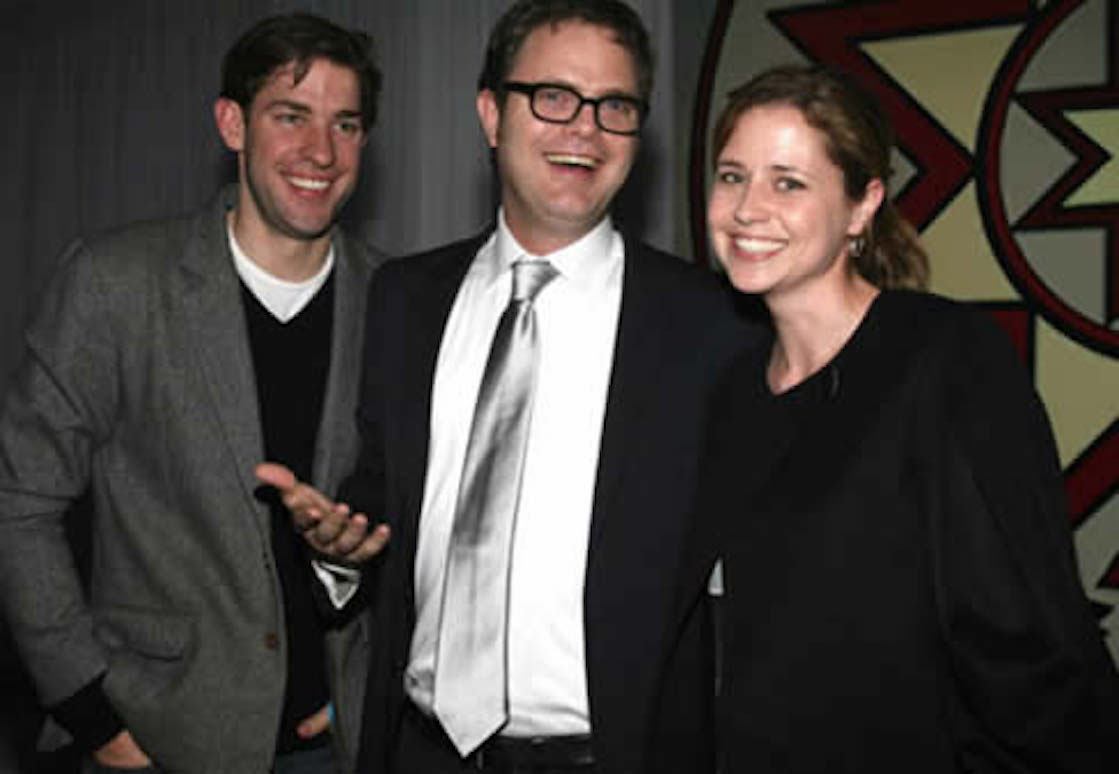
#> input picture Assignment_4/test_image.jpg, 1119 x 774 px; its folder holds only this picture in this run
$ jupyter execute --allow-errors Assignment4.ipynb
#> lines starting #> are read from the running program, lines starting #| are printed output that depends on the picture
## ECSE 415 - Intro to Computer Vision
### Assignment 4
#### Saima Haneef - 260744058

[cell 1]
import cv2
import matplotlib.pyplot as plt
import math
import numpy as np
import random
import os

### 1. Data Acquisition

##### All of the training images are kept in the folder called "train_images". They are divided into 3 folders based on the names of the characters in the training images within the "train_images" folder. The names of the folders are: "dwight", "pam" and "jim" (characters from The Office). The test image is saved as "test_image.jpg" separate from the "train_images" folder (i.e. in the same directory as this jupyter notebook). The references for all the used images are added at the end of the jupyter notebook

#### Training Images: Describe how you selected the images with respect to the conditions of the detection/recognition methods.

> The images I selected are shown below and have been included in the attached train_images folder. I selected these images firstly by finding individual images of the characters and cropping the areas around each character's face. I cropped these images similar to the examples shown in Lecture 17, where only the individual's face is extracted (i.e. excluding the hair and neck). This was done so that other extraneous features did not interrupt the face recognition process. I also chose pictures that consisted of different expressions of the characters to add variability. Additionally, all the images were cropped so that they were the exact same size, which would help with the matrix computations that have to be carried out. The dimensions I chose were of size 138x168. These dimensions were chosen as it was enough to fit the faces of the characters and it is small enough allowing the matrix calculations to be easier and faster to compute. Finally, the images were converted to be in greyscale so that one channel would be dealt with, which also makes the computations much faster and simpler. Specifically, the computations refer to converting the images to eigenspace (and reconstructing the images) which would require more complexity if done across all 3 RGB channels. Thus, to make this easier, the images are dealt with in greyscale and in smaller dimensions.

#### Show at least 5 example images for each individual.

[cell 2]
# directory path for first character's training images
path1 = './train_set/dwight/'

# initializations to plot figures of the characters
n = 0
plt.figure(figsize=(20, 20))

# read all the character's images in the directory path listed above
# Note: each folder has a .DS_Store hidden file which is why the length of the directory is 11
#> (the rest of this cell did not finish here and is left out)

[cell 3]
# directory path for second character's training images
path1='./train_set/pam/'

# initializations to plot figures of the characters
n = 0
plt.figure(figsize=(20, 20))

# read all the character's images in the directory path listed above
# Note: each folder has a .DS_Store hidden file which is why the length of the directory is 11
#> (the rest of this cell did not finish here and is left out)

[cell 4]
# directory path for second character's training images
path1='./train_set/jim/'

# initializations to plot figures of the characters
n = 0
plt.figure(figsize=(20, 20))

# read all the character's images in the directory path listed above
# Note: each folder has a .DS_Store hidden file which is why the length of the directory is 11
#> (the rest of this cell did not finish here and is left out)

### 2. Eigenface Representation

#### Produce and eigenface representation for your training data through PCA. Please note that you are not allowed to use the in-built PCA function in OpenCV/Scikit-Learn. You should implement Snapshot method for PCA (covered in class - Lecture 17) from scratch using numpy.

[cell 5]
# initialize labels array to store the names of the characters
nameLabels = []

# directory path for first character's training images
path1 = './train_set/dwight/'

# initialize D matrix having 30 rows (because 30 training images are used) and 138x168 columns (flattened version
# of the 2D image)
#> (the rest of this cell did not finish here and is left out)

#### Plot the variance against the eigenvector number in descending order (i.e. total variance vs. number of principal components)

#> (a cell that did not finish here is left out)

#### Plot the normalized variance (eigenvalues) against the eigenvector number used for computation.

#> (a cell that did not finish here is left out)

#### Do you need all the vectors to represent the data? Discuss

> As can be seen from the first graph (plotting the variance against the eigenvector number in descending order), 20 eigenvectors from the total 30 eigenvectors correspond to 95% of the total variance. This demonstrates how all the vectors are not needed to represent the data since a portion of the eigenvectors make up a large fraction of the total variance.

#### Display the first 5 eigenfaces

> The first 5 eigenfaces are displayed above.

### 3. Neighbourhood Clustering

#### For every training image, find the nearest neighbour (L2 distance), and check whether both images belong to the same person. What fraction of your data has a neighbour that is of the same person in high dimensional space?

[cell 8]
# use labels as a numpy array
nameLabels = np.asarray(nameLabels)

# initializations
right = 0
accuracy = 0

# Compute the euclidean distance between each image in high dimensional space with every other image
# and compare the label of the images with the smallest euclidean distance. If it is the same label, it
# is a right match and if not it is incorrect
#> (the rest of this cell did not finish here and is left out)

#### For every training image, find the nearest neighbour (L2 distance), and check whether both images belong to the same person. What fraction of your data has a neighbour that is of the same person in eigenspace?

#> (a cell that did not finish here is left out)

#### Compare the accuracy values from high dimensional space and eigenspace. Would you expect there to be a significant difference?

> The accuracy value from the high dimensional space was found to be 66.67% while the accuracy value from the eigenspace was found to be 63.33%. A significant difference was not expected since the eigenface coordinates make use of the 20 eigenvectors which contain the most variation in the data, thus because of the large amount of variation contained in the eigenspace, the accuracy would be expected to be similar to that of the high dimensional space. Additionally, the training images from the high dimensional space are used to create the eigenspace so there should not be a great difference in accuracy levels. This was the expectation and after performing the calculation, this was found to be true as the accuracy values are quite close.

### 4. Face Detection and Recognition

#### You will now detect all the faces in the group image. Use a sliding window to detect the faces. Set a threshold on the distance in eigenspace between the window contents and your training data. Try different values of thresholds and use the one which gives you good results. Display your image with bounding boxes around detected faces for your best threshold.

[cell 10]
# directory path for the test image containing all three characters
path4 = './test_image.jpg'

# read image
image = cv2.cvtColor(cv2.imread(path4),cv2.COLOR_BGR2GRAY)
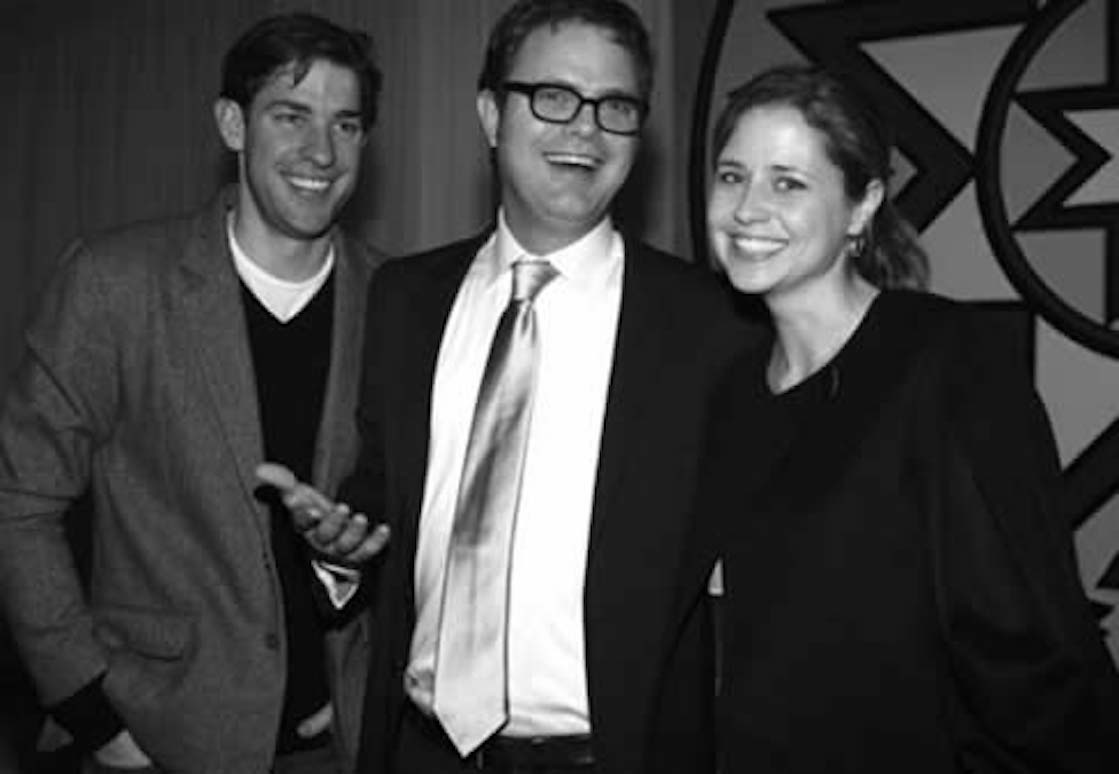
#> image: shape (774, 1119); min 0, max 255, mean 65
copy = image.copy()

# initializations
list1=[]
list2=[]
counter = 0
pltvar = 1
stridex = 42
stridey = 71
(width, height) = (138,168) # size of window
faceFound = False
plt.figure(figsize=(10,10))

# sliding window across all the pixels according to the determined strides
#> (the rest of this cell did not finish here and is left out)
